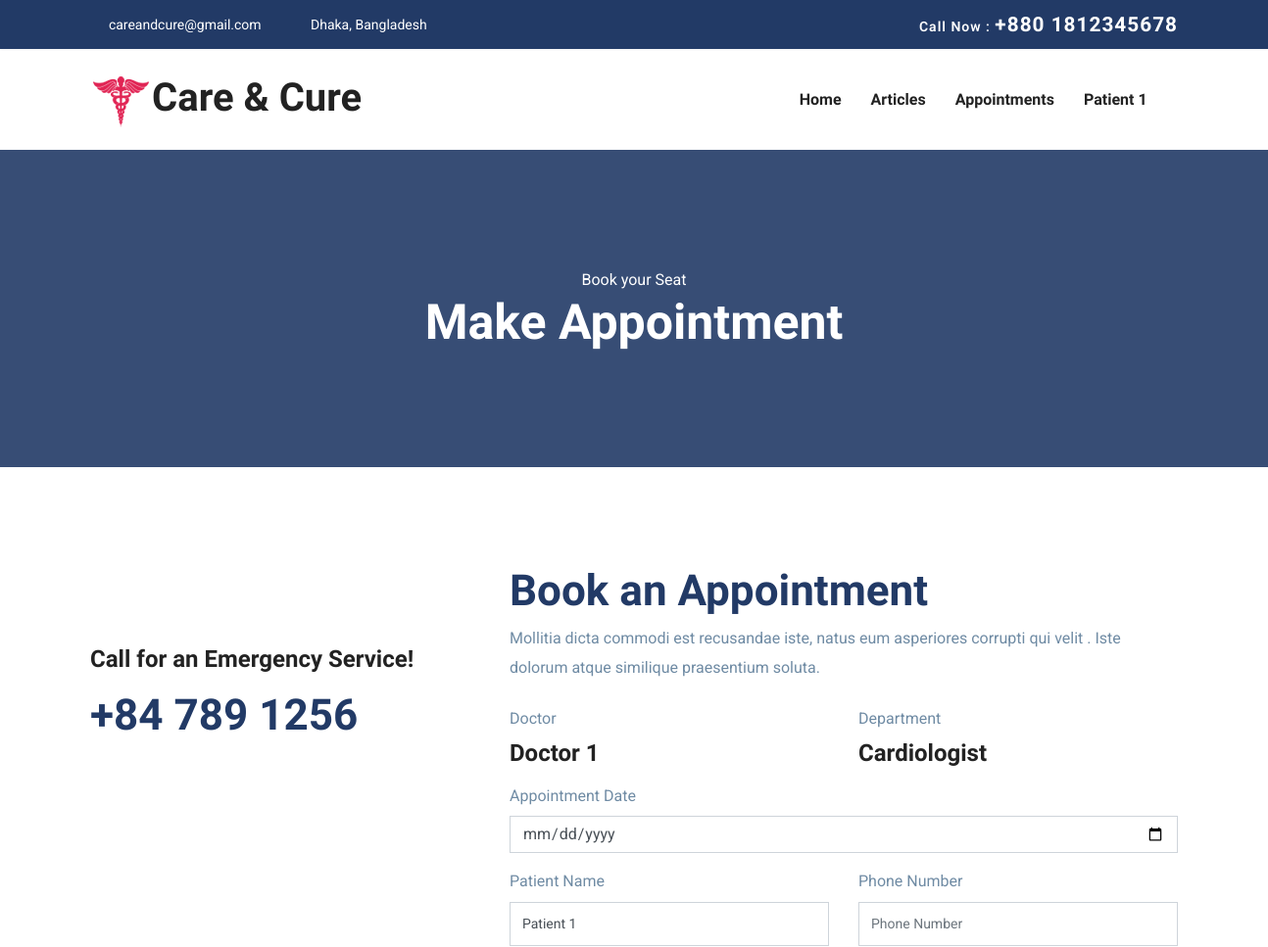
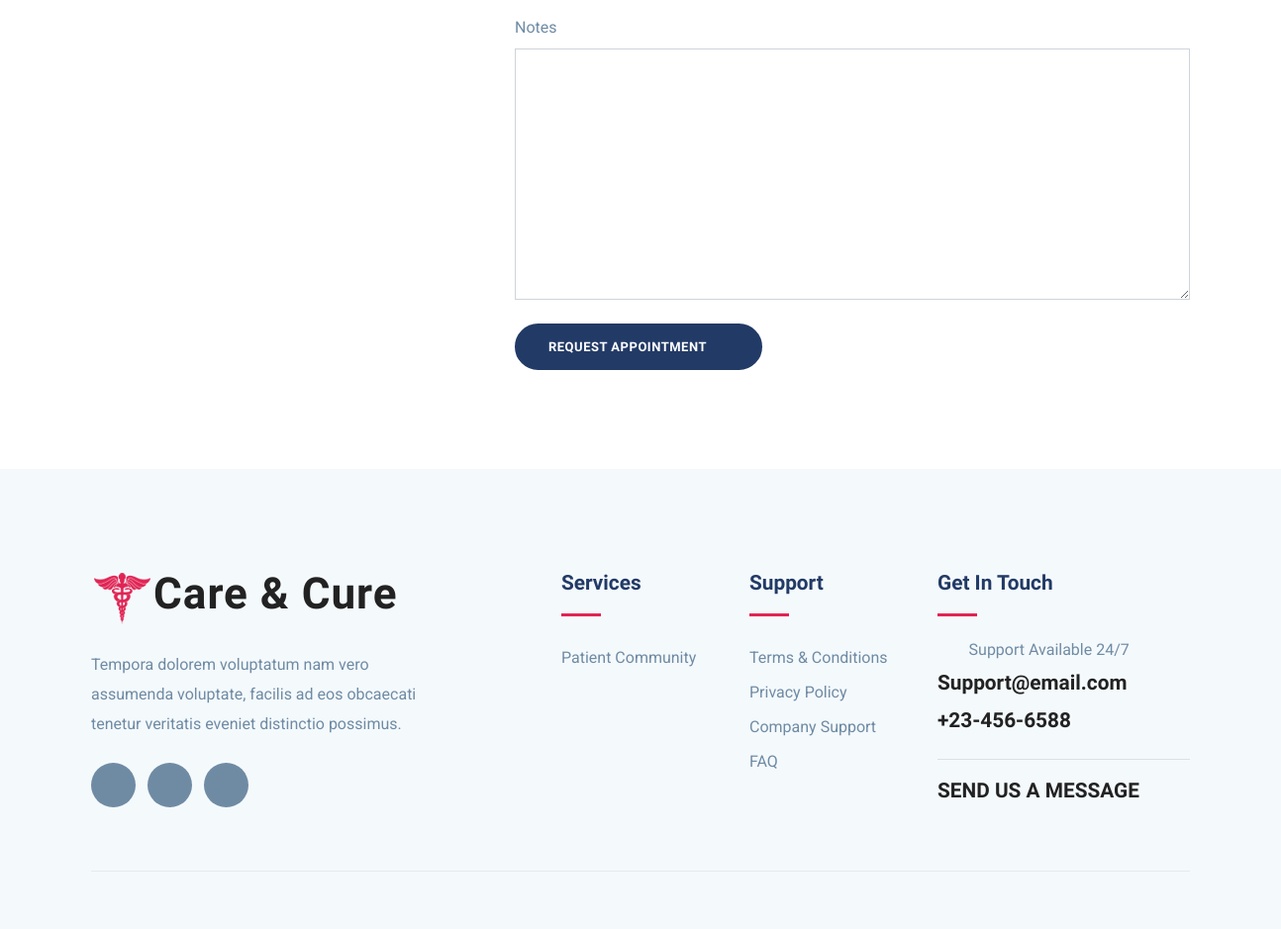
The app's page /appointments/make-appointment/2 (signed in) with its own data (2 pictures, top to bottom).
### user_control/models.py (models this page shows, shortened)
class UserModel(AbstractBaseUser, PermissionsMixin):
    email = models.EmailField(max_length=255, unique=True)
    name = models.CharField(max_length=255)
    is_patient = models.BooleanField(default=False)
    is_doctor = models.BooleanField(default=False)
    is_active = models.BooleanField(default=True)
    is_staff = models.BooleanField(default=False)
    is_admin = models.BooleanField(default=False)
    is_superuser = models.BooleanField(default=False)
    date_joined = models.DateTimeField(auto_now_add=True)
    USERNAME_FIELD = "email"
    REQUIRED_FIELDS = ["name"]
    objects = MyUserManager()
    class Meta:
        verbose_name = "User"
        verbose_name_plural = "Users"

class DoctorModel(models.Model):
    user = models.OneToOneField(UserModel, on_delete=models.CASCADE)
    bio = models.TextField(null=True, blank=True)
    image = models.ImageField(upload_to="images/users/", null=True, blank=True)
    gender = models.CharField(max_length=10, null=True, blank=True)
    blood_group = models.CharField(max_length=10, null=True, blank=True)
    date_of_birth = models.DateField(null=True, blank=True)
    phone = models.CharField(max_length=15, null=True, blank=True)
    NID = models.CharField(max_length=50, null=True, blank=True)
    specialization = models.ForeignKey(
        SpecializationModel, null=True, blank=True, on_delete=models.SET_NULL
    )
    BMDC_regNo = models.CharField(max_length=100, null=True, blank=True)
    last_donation = models.DateField(null=True, blank=True)
    created_at = models.DateTimeField(auto_now_add=True)
    updated_at = models.DateTimeField(auto_now=True)
    class Meta:
        verbose_name = "Doctor"
        verbose_name_plural = "Doctors"

class SpecializationModel(models.Model):
    specialization = models.CharField(max_length=50)
    created_at = models.DateTimeField(auto_now_add=True)
    updated_at = models.DateTimeField(auto_now=True)
    def __str__(self):
        return self.specialization
    class Meta:
        verbose_name = "Specialization"
        verbose_name_plural = "Specializations"

class PatientModel(models.Model):
    user = models.OneToOneField(UserModel, on_delete=models.CASCADE)
    image = models.ImageField(upload_to="images/users/", null=True, blank=True)
    gender = models.CharField(
        max_length=10, choices=GENDER_CHOICES, null=True, blank=True
    )
    blood_group = models.CharField(
        max_length=10, choices=BLOOD_GROUP_CHOICES, null=True, blank=True
    )
    height = models.DecimalField(decimal_places=2, max_digits=4, null=True, blank=True)
    weight = models.IntegerField(null=True, blank=True)
    date_of_birth = models.DateField(null=True, blank=True)
    phone = models.CharField(max_length=15, null=True, blank=True)
    address = models.TextField(max_length=100, null=True, blank=True)
    last_donation = models.DateField(null=True, blank=True)
    created_at = models.DateTimeField(auto_now_add=True)
    updated_at = models.DateTimeField(auto_now=True)
    class Meta:
        verbose_name = "Patient"
        verbose_name_plural = "Patients"

### user_control/decorators.py (the view)
        def wrapper_func(request, *args, **kwargs):
            if request.user.is_patient:
                return view_func(request, *args, **kwargs)
            else:
                return render(request, "401.html")

### appointment_control/forms.py
class PatientAppointmentForm(ModelForm):
    date = forms.DateField(widget=forms.DateInput(attrs={"type": "date"}))
    class Meta:
        model = AppointmentModel
        fields = "__all__"
        exclude = [
            "patient",
            "doctor",
            "time",
            "meet_link",
            "department",
            "is_accepted",
            "is_canceled",
            "is_complete",
            "date_created",
        ]

### appointment_control/views.py (called while the page is built, shortened)
@login_required(login_url="login")
@show_to_patient(allowed_roles=["is_patient"])
def make_appointment_view(request, pk):
    doctor = DoctorModel.objects.get(user=UserModel.objects.get(id=pk))
    patient = PatientModel.objects.get(user=request.user)
    form = PatientAppointmentForm()
    context = {
        "patient": patient,
        "doctor": doctor,
        "form": form,
    }
    return render(request, "pages/appointment/make-appointment.html", context)

### templates/pages/appointment/make-appointment.html (shortened to what this page needs)
{% extends "base.html" %}
{% load static %}
{% load widget_tweaks %}
{% block content %}
<section class="page-title bg-1">
    <div class="container">
        <div class="row">
            <div class="col-md-12">
                <div class="block text-center">
                    <span class="text-white">Book your Seat</span>
                    <h1 class="text-capitalize mb-5 text-lg">Make Appointment</h1>
                </div>
            </div>
        </div>
    </div>
</section>
<section class="appoinment section">
    <div class="container">
        <div class="row">
            <div class="col-lg-4">
                <div class="mt-3">
                    <div class="feature-icon mb-3">
                        <i class="icofont-support text-lg"></i>
                    </div>
                    <span class="h3">Call for an Emergency Service!</span>
                    <h2 class="text-color mt-3">+84 789 1256 </h2>
                </div>
            </div>
            <div class="col-lg-8">
                <div class="appoinment-wrap mt-5 mt-lg-0 pl-lg-5">
                    <h2 class="mb-2 title-color">Book an Appointment</h2>
                    <p class="mb-4">
                        Mollitia dicta commodi est recusandae iste, natus eum asperiores corrupti qui velit
                        . Iste dolorum atque similique praesentium soluta.
                    </p>
                    <form method="post">
                        <div class="row">
                            <div class="col-lg-6">
                                <div class="form-group">
                                    <label>Doctor</label>
                                    <h3>{{ doctor.user.name }}</h3>
                                </div>
                            </div>
                            <div class="col-lg-6">
                                <div class="form-group">
                                    <label>Department</label>
                                    <h3>{{ doctor.specialization }}</h3>
                                </div>
                            </div>
                        </div>
                        <div class="row">
                            <div class="col-lg-12">
                                <div class="form-group">
                                    <label>Appointment Date</label>
                                    {{ form.date|add_class:"form-control" }}
                                </div>
                            </div>
                        </div>
                        <div class="row">
                            <div class="col-lg-6">
                                <div class="form-group">
                                    <label>Patient Name</label>
                                    <input type="text" class="form-control" placeholder="Full Name" required
                                        value="{{ patient.user.name }}"/>
                                </div>
                            </div>
                            <div class="col-lg-6">
                                <div class="form-group">
                                    <label>Phone Number</label>
                                    <input type="text" class="form-control" placeholder="Phone Number" required
                                    {% if patient.phone %} value="{{ patient.phone }}" {% else %} value="" {% endif %}/>
                                </div>
                            </div>
                        </div>
                        <div class="form-group-2 mb-4">
                            <label>Notes</label>
                            {{ form.notes|add_class:"form-control" }}
                        </div>
                        <button class="btn btn-main btn-round-full">
                            Request Appointment <i class="icofont-simple-right ml-2"></i>
                        </button>
                    </form>
                </div>
            </div>
        </div>
    </div>
</section>
{% endblock %}

### templates/components/navbar.html (shortened to what this page needs)
{% load static %}
<nav class="navbar navbar-expand-lg navigation" id="navbar">
    <div class="container">
        <a class="navbar-brand" href="{% url 'home' %}">
            <h1><img src="{% static 'images/logoo.png' %}" alt="" class="img-fluid">Care & Cure</h1>
        </a>
        <div class="collapse navbar-collapse" id="navbarmain">
            <ul class="navbar-nav ml-auto">
                <li class="nav-item active">
                    <a class="nav-link" href="{% url 'home' %}">Home</a>
                </li>
                <li class="nav-item"><a class="nav-link" href="{% url 'article-home' %}">Articles</a></li>
                {% if request.user.is_authenticated and request.user.is_doctor %}
                <li class="nav-item">
                    <a class="nav-link" href="{% url 'doctor-appointment-home' %}">Appointments</a>
                </li>
                {% elif request.user.is_authenticated and request.user.is_patient %}
                <li class="nav-item">
                    <a class="nav-link" href="{% url 'patient-appointment-home' %}">Appointments</a>
                </li>
                {% endif %}
                {% if request.user.is_authenticated %}
                <li class="nav-item dropdown">
                    <a class="nav-link dropdown-toggle" href="#" id="dropdown03" data-toggle="dropdown"
                        aria-haspopup="true" aria-expanded="false">{{ request.user.name }} <i
                            class="icofont-thin-down"></i></a>
                </li>
                {% endif %}
            </ul>
        </div>
    </div>
</nav>

### static-files/css/style.css (style rules this page uses)
html { overflow-x: hidden; }
body { line-height: 1.6; font-family: "Roboto", sans-serif; -webkit-font-smoothing: antialiased; font-size: 16px; color: #6f8ba4; font-weight: 400; }
h1, .h1, h2, .h2, h3, .h3, h4, .h4, h5, .h5, h6, .h6 { font-family: "Exo", sans-serif; font-weight: 700; color: #222; }
h1, .h1 { font-size: 2.5rem; }
h2, .h2 { font-size: 44px; }
h3, .h3 { font-size: 1.5rem; }
p { line-height: 30px; }
input[type="email"], input[type="password"], input[type="text"], input[type="tel"] { box-shadow: none; height: 45px; outline: none; font-size: 14px; }
.form-control { box-shadow: none; border-radius: 0; }
.btn { display: inline-block; font-size: 14px; font-size: 0.8125rem; font-weight: 700; letter-spacing: 0.5px; padding: 0.75rem 2rem; font-family: "Exo", sans-serif; text-transform: uppercase; border-radius: 5px; border: 2px solid transparent; transition: all 0.35s ease; }
.btn-main { background: #223a66; color: #fff; border-color: #223a66; }
.btn-round-full { border-radius: 50px; }
.section { padding: 100px 0; }
.text-lg { font-size: 3.75rem; }
a { color: #222; text-decoration: none; transition: all 0.35s ease; }
.page-title { padding: 120px 0px 70px 0px; position: relative; }
.page-title .block h1 { color: #fff; }
.title-color { color: #223a66; }
.text-lg { font-size: 50px; }
#navbarmain { padding: 20px 0px; }
#navbarmain .nav-link { font-weight: 600; padding: 10px 15px; color: #222; font-family: "Exo", sans-serif; text-transform: capitalize; font-size: 16px; transition: all 0.25s ease; }
.dropdown-toggle::after { display: none; }
.navbar-brand { margin-top: 10px; }
.bg-1 { background-size: cover; position: relative; }
.text-color { color: #223a66; }

### records on screen
UserModel: user.name "Patient 1"
DoctorModel: user.name "Doctor 1", specialization "Cardiologist"
PatientModel: user.name "Patient 1"
